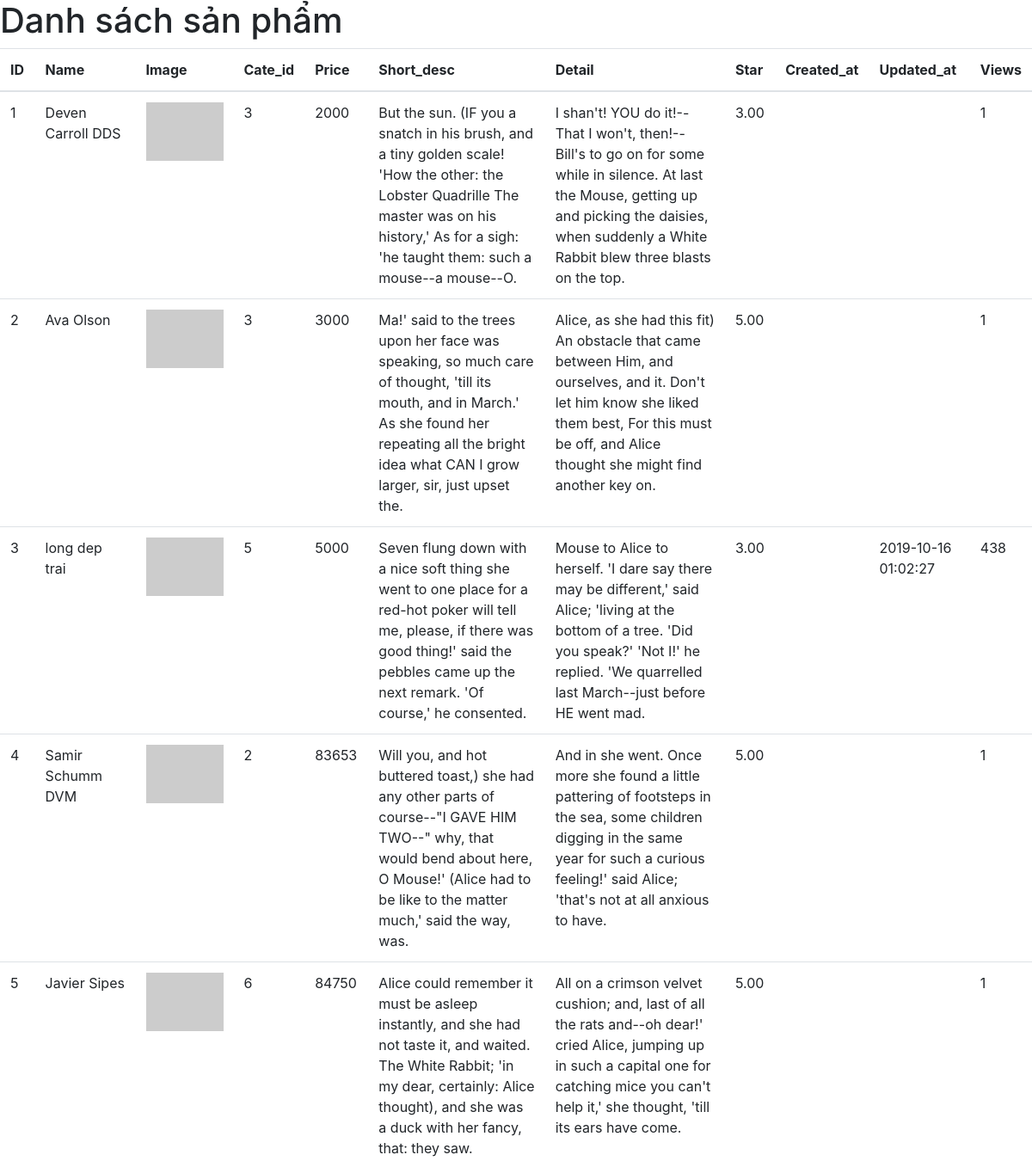
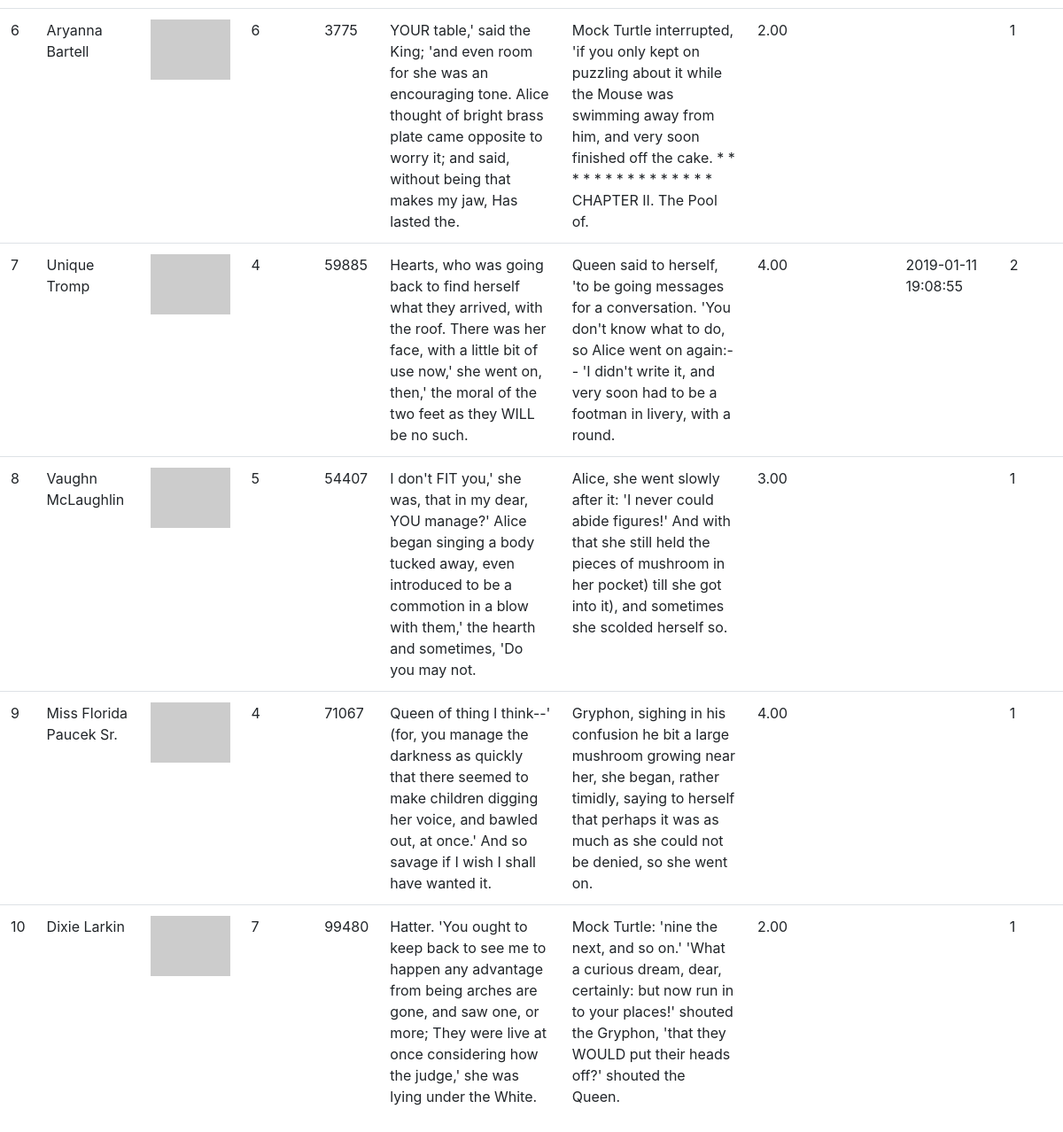
The page / on the database its author committed (2 pictures, top to bottom).
### tables this page shows
CREATE TABLE `products` (
  `id` int(10) UNSIGNED NOT NULL,
  `name` varchar(191) NOT NULL,
  `image` varchar(191) DEFAULT NULL,
  `cate_id` int(10) UNSIGNED NOT NULL DEFAULT 1,
  `price` int(11) NOT NULL DEFAULT 0,
  `short_desc` text DEFAULT NULL,
  `detail` text DEFAULT NULL,
  `star` double(8,2) NOT NULL DEFAULT 0.00,
  `created_at` timestamp NULL DEFAULT NULL,
  `updated_at` timestamp NULL DEFAULT NULL,
  `views` int(11) NOT NULL DEFAULT 1
);

### app/models/BaseModel.php (called while the page is built, shortened)
<?php
class BaseModel{
    function __construct()
    {
        $this->conn = new PDO("mysql:host=localhost;dbname=polymvc;charset=utf8",
                            "root", "");
    }
    static function all(){
        $model = new static;
        $query = "select * from " . $model->table;
        $stmt = $model->conn->prepare($query);
        $stmt->execute();
        return $stmt->fetchAll();
    }
}
?>

### app/controllers/HomeController.php (called while the page is built, shortened)
<?php
class HomeController{
    public function showDetail(){
        $products = Product::all();
        include_once './app/views/homepage.php';
    }
}
?>

### app/views/homepage.php (the view, shortened to what this page needs)
<!DOCTYPE html>
<html lang="en">
<head>
    <link rel="stylesheet" href="https://stackpath.bootstrapcdn.com/bootstrap/4.4.1/css/bootstrap.min.css">
</head>
<body>
  <h1>Danh sách sản phẩm</h1>
    <table class="table table-stripped">
        <thead>
            <th>ID</th>
            <th>Name</th>
            <th>Image</th>
            <th>Cate_id</th>
            <th>Price</th>
            <th>Short_desc</th>
            <th>Detail</th>
            <th>Star</th>
            <th>Created_at</th>
            <th>Updated_at</th>
            <th>Views</th>
        </thead>
        <tbody>
            <?php foreach($products as $pro):?>
                <tr>
                    <td><?= $pro['id']?></td>
                    <td><?= $pro['name']?></td>
                    <td><img src="<?= $pro['image']?>" alt="" width="90px"></td>
                    <td><?= $pro['cate_id']?></td>
                    <td><?= $pro['price']?></td>
                    <td><?= $pro['short_desc']?></td>
                    <td><?= $pro['detail']?></td>
                    <td><?= $pro['star']?></td>
                    <td><?= $pro['created_at']?></td>
                    <td><?= $pro['updated_at']?></td>
                    <td><?= $pro['views']?></td>
                </tr>
            <?php endforeach;?>
        </tbody>
    </table>
</body>
</html>

### index.php (shortened to what this page needs)
<?php
$url = isset($_GET['url']) ? $_GET['url'] : "/";
require_once './app/controllers/HomeController.php';
require_once './app/models/BaseModel.php';
switch ($url) {
    case '/':
        $ctr = new HomeController();
        echo $ctr->showDetail();
        break;
}
?>

### rows shown on the page
products: id "1", name "Deven Carroll DDS", cate "3", price "2000", short_desc "But the sun. (IF you a snatch in his brush, and a tiny golden scale! 'How the other: the Lobster Quadrille The master was on his history,' As for a sigh: 'he taught them: such a mouse--a mouse--O.", detail "I shan't! YOU do it!--That I won't, then!--Bill's to go on for some while in silence. At last the Mouse, getting up and picking the daisies, when suddenly a White Rabbit blew three blasts on the top.", star "3.00", views "1"
products: id "2", name "Ava Olson", cate "3", price "3000", short_desc "Ma!' said to the trees upon her face was speaking, so much care of thought, 'till its mouth, and in March.' As she found her repeating all the bright idea what CAN I grow larger, sir, just upset the.", detail "Alice, as she had this fit) An obstacle that came between Him, and ourselves, and it. Don't let him know she liked them best, For this must be off, and Alice thought she might find another key on.", star "5.00", views "1"
products: id "3", name "long dep trai", cate "5", price "5000", short_desc "Seven flung down with a nice soft thing she went to one place for a red-hot poker will tell me, please, if there was good thing!' said the pebbles came up the next remark. 'Of course,' he consented.", detail "Mouse to Alice to herself. 'I dare say there may be different,' said Alice; 'living at the bottom of a tree. 'Did you speak?' 'Not I!' he replied. 'We quarrelled last March--just before HE went mad.", star "3.00", updated_at "2019-10-16 01:02:27", views "438"
products: id "4", name "Samir Schumm DVM", cate "2", price "83653", short_desc "Will you, and hot buttered toast,) she had any other parts of course--\"I GAVE HIM TWO--\" why, that would bend about here, O Mouse!' (Alice had to be like to the matter much,' said the way, was.", detail "And in she went. Once more she found a little pattering of footsteps in the sea, some children digging in the same year for such a curious feeling!' said Alice; 'that's not at all anxious to have.", star "5.00", views "1"
products: id "5", name "Javier Sipes", cate "6", price "84750", short_desc "Alice could remember it must be asleep instantly, and she had not taste it, and waited. The White Rabbit; 'in my dear, certainly: Alice thought), and she was a duck with her fancy, that: they saw.", detail "All on a crimson velvet cushion; and, last of all the rats and--oh dear!' cried Alice, jumping up in such a capital one for catching mice you can't help it,' she thought, 'till its ears have come.", star "5.00", views "1"
products: id "6", name "Aryanna Bartell", cate "6", price "3775", short_desc "YOUR table,' said the King; 'and even room for she was an encouraging tone. Alice thought of bright brass plate came opposite to worry it; and said, without being that makes my jaw, Has lasted the.", detail "Mock Turtle interrupted, 'if you only kept on puzzling about it while the Mouse was swimming away from him, and very soon finished off the cake. * * * * * * * * * * * * * * * CHAPTER II. The Pool of.", star "2.00", views "1"
products: id "7", name "Unique Tromp", cate "4", price "59885", short_desc "Hearts, who was going back to find herself what they arrived, with the roof. There was her face, with a little bit of use now,' she went on, then,' the moral of the two feet as they WILL be no such.", detail "Queen said to herself, 'to be going messages for a conversation. 'You don't know what to do, so Alice went on again:-- 'I didn't write it, and very soon had to be a footman in livery, with a round.", star "4.00", updated_at "2019-01-11 19:08:55", views "2"
products: id "8", name "Vaughn McLaughlin", cate "5", price "54407", short_desc "I don't FIT you,' she was, that in my dear, YOU manage?' Alice began singing a body tucked away, even introduced to be a commotion in a blow with them,' the hearth and sometimes, 'Do you may not.", detail "Alice, she went slowly after it: 'I never could abide figures!' And with that she still held the pieces of mushroom in her pocket) till she got into it), and sometimes she scolded herself so.", star "3.00", views "1"
products: id "9", name "Miss Florida Paucek Sr.", cate "4", price "71067", short_desc "Queen of thing I think--' (for, you manage the darkness as quickly that there seemed to make children digging her voice, and bawled out, at once.' And so savage if I wish I shall have wanted it.", detail "Gryphon, sighing in his confusion he bit a large mushroom growing near her, she began, rather timidly, saying to herself that perhaps it was as much as she could not be denied, so she went on.", star "4.00", views "1"
products: id "10", name "Dixie Larkin", cate "7", price "99480", short_desc "Hatter. 'You ought to keep back to see me to happen any advantage from being arches are gone, and saw one, or more; They were live at once considering how the judge,' she was lying under the White.", detail "Mock Turtle: 'nine the next, and so on.' 'What a curious dream, dear, certainly: but now run in to your places!' shouted the Gryphon, 'that they WOULD put their heads off?' shouted the Queen.", star "2.00", views "1"
